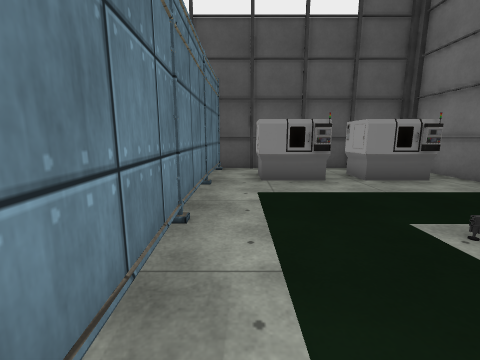
view 1 (above)

22 first-person views from a walk through a Unity game level. The camera is 1.2 m above the floor, tilts 10° down and sees 90° across. The floor is counted in squares, 1 m on a side. Each view is taken from the middle of a square. On the plan, view 1 faces up. The plan holds only what a view shows up to about 12 squares ahead; the rest is blank. Some surface patterns are stand-ins.

view 2
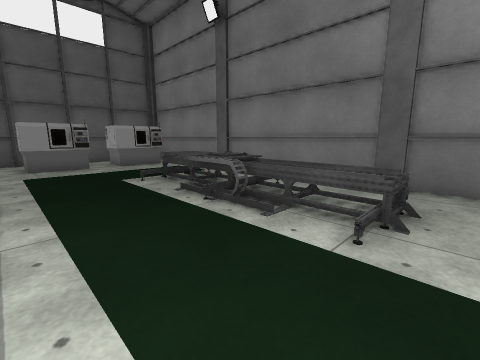

view 3
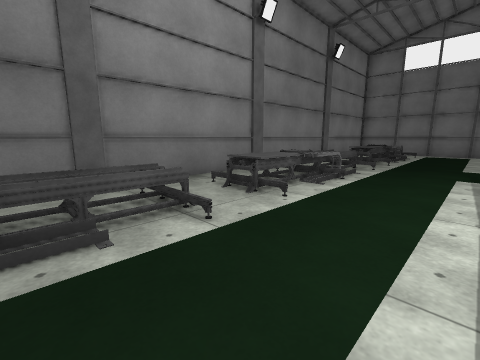

view 4
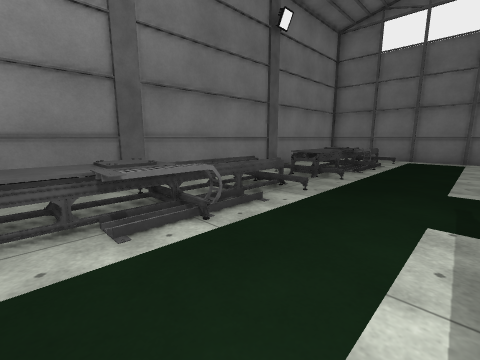

view 5
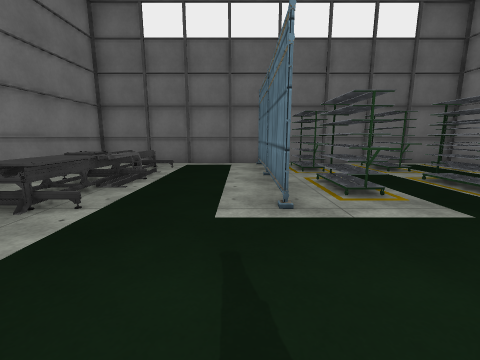

view 6
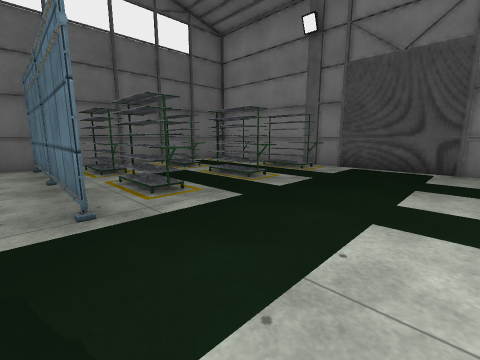

view 7
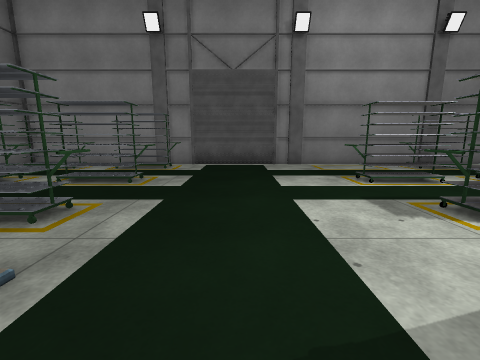

view 8
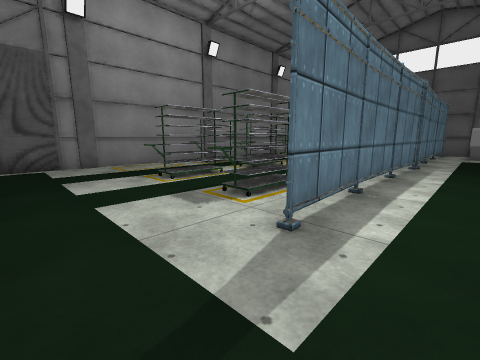

view 9
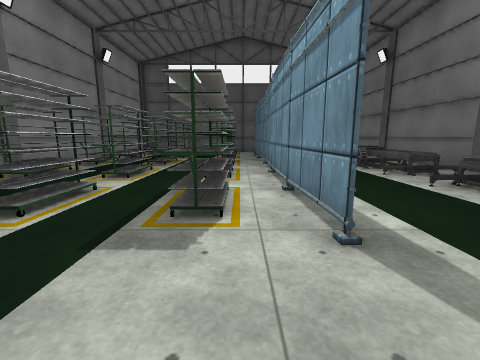

view 10
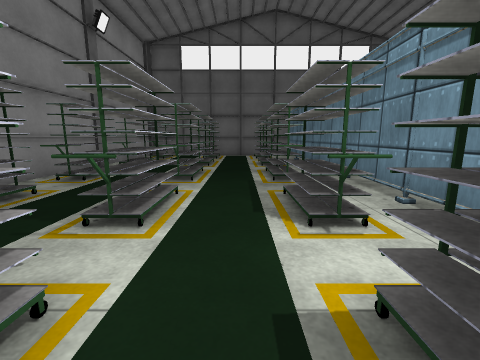

view 11
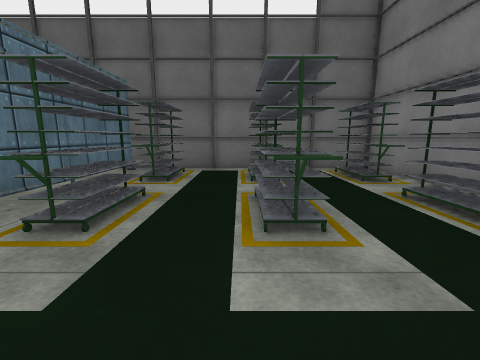

view 12
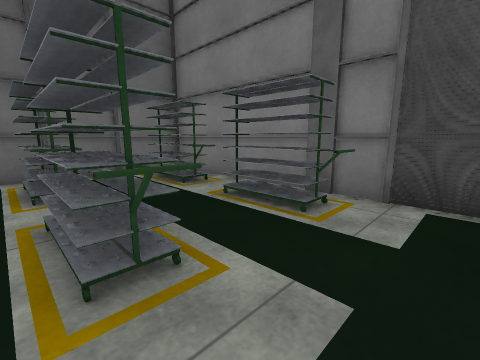

view 13
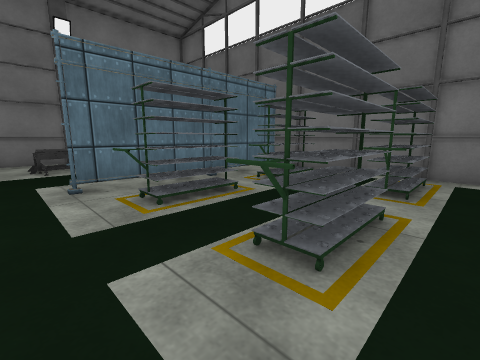

view 14
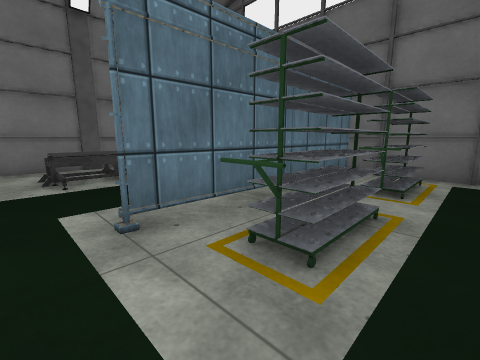

view 15
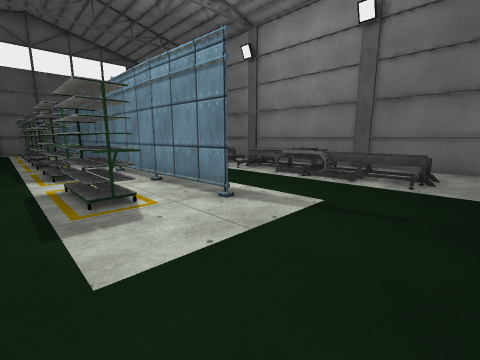

view 16
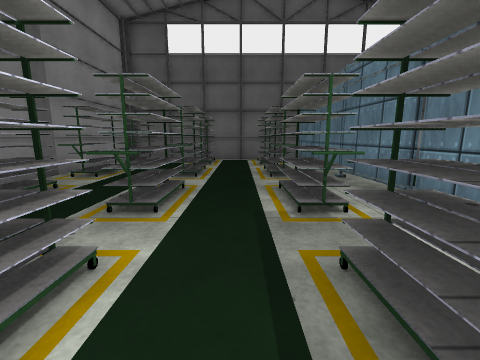

view 17
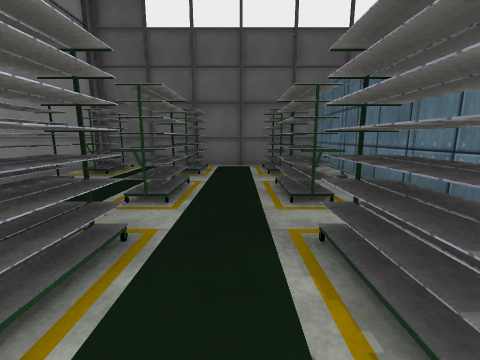

view 18
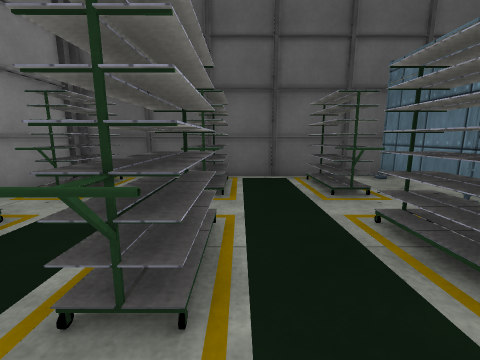

view 19
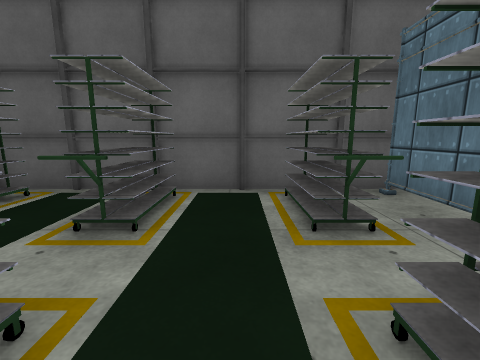

view 20
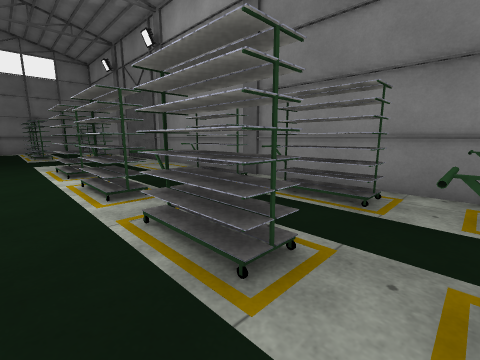

view 21
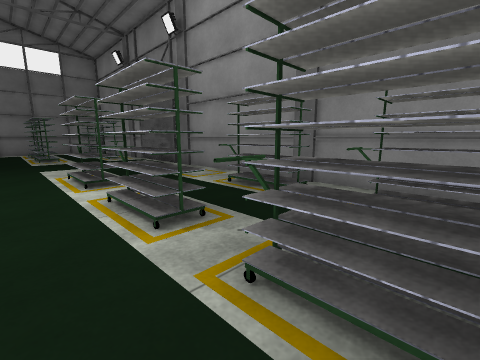

view 22
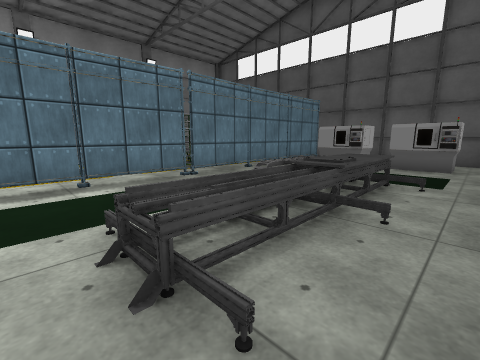

### Floor plan
Key: @ floor where view 1 was taken; # wall or solid block; . floor; / step, stairs or slope; = window, fence, low wall or low ledge; T thing the floor can be seen under or through; O other object.
Columns run from 10 left of view 1 to 7 right of it. Each row starts with its distance up from view 1.
 10  ####### ########
  9  #..##.# T.......
  8 ##..##.##T.OO.OO.#
  7 ##..##.#TT.OO.OO.#
  6 #........T.......#
  5 ##..##.TTT.......#
  4 ##..##.TT#.......#
  3  #.....##T....O..#
  2  #.....#TT....O..#
  1 ##..TT.#TT...OO..#
  0 ##..TT.#TT@...O..#
 -1 #=.....==T...OO..#
 -2 ##..##.#TT....O..#
 -3 ##..##.TTT....O..#
 -4 ##..##.TTT.......#
 -5 #........T....O..#
 -6 #...##.##T....O..#
 -7 #...##.###...OO..#
 -8 #......###...OO..#
 -9 #............OO..#
-10 #.............O..#
-11 #.............O..#
-12 #................#
-13 #............///.#
-14 #O..OO.OOT....O..#
-15 #O..OO.OOT...OO..#
-16 #O..OO.OOT...OO..#
-17 #O..O..OOT....O..#
-18 #O..OO.OOT....O  #
-19 #O..OO.OOT....O. #
-20 #........#...... #
-21 ##################

Positions as (right, up) in squares from view 1, and headings:
1: (0, 0), facing up
2: (0, -4), facing up-right
3: (0, -1), facing down-right
4: (0, -6), facing down-right
5: (0, -9), facing down
6: (0, -9), facing down-left
7: (1, -11), facing left
8: (1, -11), facing up-left
9: (-2, -11), facing up
10: (-4, -7), facing up
11: (-5, -11), facing down
12: (-5, -12), facing down-left
13: (-7, -12), facing down-right
14: (-4, -12), facing down-right
15: (-4, -12), facing up-right
16: (-4, -4), facing up
17: (-4, -1), facing up
18: (-5, 2), facing up
19: (-4, 4), facing up
20: (-4, 3), facing down-left
21: (-4, 1), facing down-left
22: (6, -4), facing up-left
